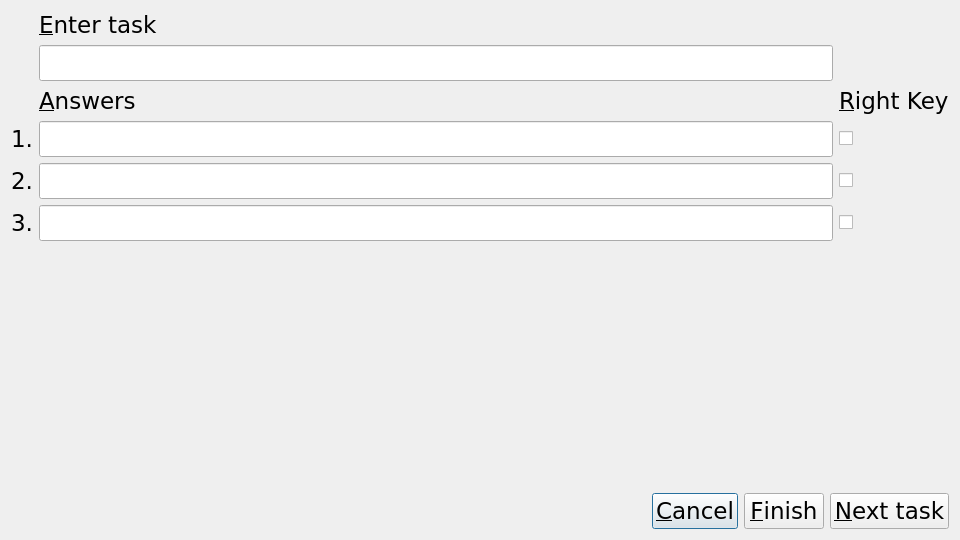
<?xml version="1.0" encoding="UTF-8"?>
<ui version="4.0">
 <class>AddTasks</class>
 <widget class="QDialog" name="AddTasks">
  <property name="geometry">
   <rect>
    <x>0</x>
    <y>0</y>
    <width>960</width>
    <height>540</height>
   </rect>
  </property>
  <property name="font">
   <font>
    <family>DejaVu Sans</family>
    <pointsize>14</pointsize>
    <weight>50</weight>
    <bold>false</bold>
   </font>
  </property>
  <property name="windowTitle">
   <string notr="true">Add Task</string>
  </property>
  <property name="styleSheet">
   <string notr="true"/>
  </property>
  <layout class="QVBoxLayout" name="verticalLayout">
   <item>
    <layout class="QGridLayout" name="ql">
     <item row="7" column="1">
      <widget class="QLineEdit" name="le_asnwer3">
       <property name="font">
        <font>
         <family>DejaVu Sans</family>
         <pointsize>17</pointsize>
         <weight>50</weight>
         <bold>false</bold>
        </font>
       </property>
      </widget>
     </item>
     <item row="5" column="2">
      <widget class="QCheckBox" name="cb_answer1">
       <property name="font">
        <font>
         <family>DejaVu Sans</family>
         <pointsize>17</pointsize>
         <weight>50</weight>
         <bold>false</bold>
        </font>
       </property>
       <property name="layoutDirection">
        <enum>Qt::LeftToRight</enum>
       </property>
       <property name="text">
        <string/>
       </property>
      </widget>
     </item>
     <item row="4" column="2">
      <widget class="QLabel" name="label">
       <property name="font">
        <font>
         <family>DejaVu Sans</family>
         <pointsize>17</pointsize>
         <weight>50</weight>
         <bold>false</bold>
        </font>
       </property>
       <property name="text">
        <string>&amp;Right Key</string>
       </property>
       <property name="buddy">
        <cstring>cb_answer1</cstring>
       </property>
      </widget>
     </item>
     <item row="7" column="0">
      <widget class="QLabel" name="label_5">
       <property name="font">
        <font>
         <family>DejaVu Sans</family>
         <pointsize>17</pointsize>
         <weight>50</weight>
         <bold>false</bold>
        </font>
       </property>
       <property name="text">
        <string>3.</string>
       </property>
      </widget>
     </item>
     <item row="5" column="1">
      <widget class="QLineEdit" name="le_answer1">
       <property name="font">
        <font>
         <family>DejaVu Sans</family>
         <pointsize>17</pointsize>
         <weight>50</weight>
         <bold>false</bold>
        </font>
       </property>
      </widget>
     </item>
     <item row="5" column="0">
      <widget class="QLabel" name="label_3">
       <property name="font">
        <font>
         <family>DejaVu Sans</family>
         <pointsize>17</pointsize>
         <weight>50</weight>
         <bold>false</bold>
        </font>
       </property>
       <property name="text">
        <string>1.</string>
       </property>
      </widget>
     </item>
     <item row="6" column="1">
      <widget class="QLineEdit" name="le_answer2">
       <property name="font">
        <font>
         <family>DejaVu Sans</family>
         <pointsize>17</pointsize>
         <weight>50</weight>
         <bold>false</bold>
        </font>
       </property>
      </widget>
     </item>
     <item row="7" column="2">
      <widget class="QCheckBox" name="ch_answer3">
       <property name="font">
        <font>
         <family>DejaVu Sans</family>
         <pointsize>17</pointsize>
         <weight>50</weight>
         <bold>false</bold>
        </font>
       </property>
       <property name="text">
        <string/>
       </property>
      </widget>
     </item>
     <item row="4" column="1">
      <widget class="QLabel" name="label_2">
       <property name="font">
        <font>
         <family>DejaVu Sans</family>
         <pointsize>17</pointsize>
         <weight>50</weight>
         <bold>false</bold>
        </font>
       </property>
       <property name="text">
        <string>&amp;Answers</string>
       </property>
       <property name="buddy">
        <cstring>le_answer1</cstring>
       </property>
      </widget>
     </item>
     <item row="6" column="2">
      <widget class="QCheckBox" name="ch_answer2">
       <property name="font">
        <font>
         <family>DejaVu Sans</family>
         <pointsize>17</pointsize>
         <weight>50</weight>
         <bold>false</bold>
        </font>
       </property>
       <property name="text">
        <string/>
       </property>
      </widget>
     </item>
     <item row="6" column="0">
      <widget class="QLabel" name="label_4">
       <property name="font">
        <font>
         <family>DejaVu Sans</family>
         <pointsize>17</pointsize>
         <weight>50</weight>
         <bold>false</bold>
        </font>
       </property>
       <property name="text">
        <string>2.</string>
       </property>
      </widget>
     </item>
     <item row="3" column="1">
      <widget class="QLineEdit" name="le_task">
       <property name="font">
        <font>
         <family>DejaVu Sans</family>
         <pointsize>17</pointsize>
         <weight>50</weight>
         <bold>false</bold>
        </font>
       </property>
      </widget>
     </item>
     <item row="2" column="1">
      <widget class="QLabel" name="l_task">
       <property name="font">
        <font>
         <family>DejaVu Sans</family>
         <pointsize>17</pointsize>
         <weight>50</weight>
         <bold>false</bold>
        </font>
       </property>
       <property name="text">
        <string>&amp;Enter task</string>
       </property>
       <property name="buddy">
        <cstring>le_task</cstring>
       </property>
      </widget>
     </item>
    </layout>
   </item>
   <item>
    <spacer name="verticalSpacer">
     <property name="orientation">
      <enum>Qt::Vertical</enum>
     </property>
     <property name="sizeHint" stdset="0">
      <size>
       <width>20</width>
       <height>40</height>
      </size>
     </property>
    </spacer>
   </item>
   <item>
    <layout class="QHBoxLayout" name="horizontalLayout">
     <item>
      <spacer name="horizontalSpacer">
       <property name="orientation">
        <enum>Qt::Horizontal</enum>
       </property>
       <property name="sizeHint" stdset="0">
        <size>
         <width>40</width>
         <height>20</height>
        </size>
       </property>
      </spacer>
     </item>
     <item>
      <widget class="QPushButton" name="pb_cancel">
       <property name="font">
        <font>
         <family>DejaVu Sans</family>
         <pointsize>17</pointsize>
         <weight>50</weight>
         <bold>false</bold>
        </font>
       </property>
       <property name="text">
        <string>&amp;Cancel</string>
       </property>
      </widget>
     </item>
     <item>
      <widget class="QPushButton" name="pb_finish">
       <property name="font">
        <font>
         <family>DejaVu Sans</family>
         <pointsize>17</pointsize>
         <weight>50</weight>
         <bold>false</bold>
        </font>
       </property>
       <property name="text">
        <string>&amp;Finish</string>
       </property>
      </widget>
     </item>
     <item>
      <widget class="QPushButton" name="pb_nexttask">
       <property name="font">
        <font>
         <family>DejaVu Sans</family>
         <pointsize>17</pointsize>
         <weight>50</weight>
         <bold>false</bold>
        </font>
       </property>
       <property name="text">
        <string>&amp;Next task</string>
       </property>
      </widget>
     </item>
    </layout>
   </item>
  </layout>
 </widget>
 <tabstops>
  <tabstop>le_answer1</tabstop>
  <tabstop>cb_answer1</tabstop>
  <tabstop>le_answer2</tabstop>
  <tabstop>ch_answer2</tabstop>
  <tabstop>le_asnwer3</tabstop>
  <tabstop>ch_answer3</tabstop>
  <tabstop>pb_cancel</tabstop>
  <tabstop>pb_finish</tabstop>
  <tabstop>pb_nexttask</tabstop>
 </tabstops>
 <resources/>
 <connections>
  <connection>
   <sender>AddTasks</sender>
   <signal>rejected()</signal>
   <receiver>AddTasks</receiver>
   <slot>reject()</slot>
   <hints>
    <hint type="sourcelabel">
     <x>479</x>
     <y>269</y>
    </hint>
    <hint type="destinationlabel">
     <x>479</x>
     <y>269</y>
    </hint>
   </hints>
  </connection>
 </connections>
</ui>
